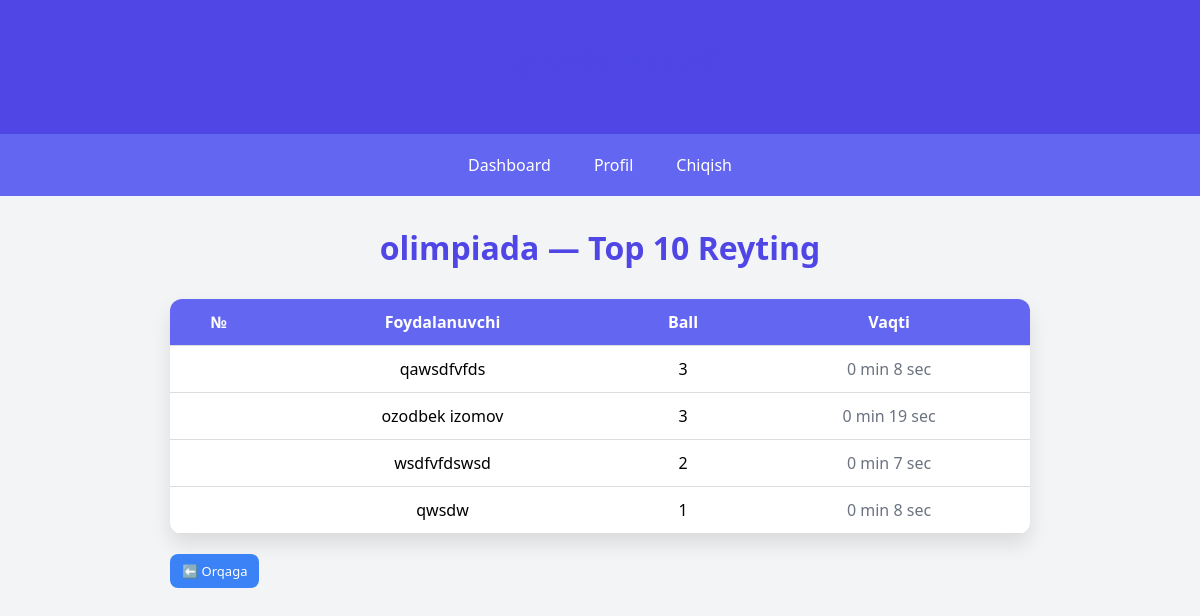
The app's page /student/test_ranking/2 with its own data.
### tables this page shows
CREATE TABLE tests (
            id INTEGER PRIMARY KEY AUTOINCREMENT,
            title TEXT NOT NULL,
            duration INTEGER NOT NULL,
            description TEXT NOT NULL,
            test_class INTEGER NOT NULL,
            start_time DATETIME NOT NULL,
            end_time DATETIME NOT NULL
        );

CREATE TABLE test_results (
        id INTEGER PRIMARY KEY AUTOINCREMENT,
        user_id INTEGER NOT NULL,          
        test_id INTEGER NOT NULL,          
        score INTEGER DEFAULT 0,           
        max_score INTEGER DEFAULT 0,      
        start_time DATETIME,              
        end_time DATETIME,
        completed BOOLEAN DEFAULT 0,                   
        FOREIGN KEY (user_id) REFERENCES users(id),
        FOREIGN KEY (test_id) REFERENCES tests(id)
    );

CREATE TABLE users (
            id INTEGER PRIMARY KEY AUTOINCREMENT,
            full_name TEXT NOT NULL,
            username TEXT NOT NULL UNIQUE,
            password TEXT NOT NULL,
            class_number integer NOT NULL,
            role TEXT NOT NULL,
            school_id INTEGER NOT NULL,
            FOREIGN KEY (school_id) REFERENCES schools(id)
        );

### routes/student.py (the view)
@bp.route("/test_ranking/<int:test_id>")
def test_ranking(test_id):
    with sqlite3.connect("database.db") as conn:
        conn.row_factory = sqlite3.Row
        test = conn.execute("SELECT * FROM tests WHERE id=?", (test_id,)).fetchone()
        if not test:
            flash("Test topilmadi!", "error")
            return redirect("/admin")
        rankings = conn.execute("""
            SELECT u.full_name, tr.score,
                   strftime('%s', tr.end_time) - strftime('%s', tr.start_time) as duration_seconds
            FROM test_results tr
            JOIN users u ON tr.user_id = u.id
            WHERE tr.test_id=? AND tr.completed=1
            ORDER BY tr.score DESC, duration_seconds ASC
            LIMIT 10
        """, (test_id,)).fetchall()
    return render_template("student/test_ranking.html", test=test, rankings=rankings)

### templates/student/test_ranking.html (shortened to what this page needs)
{% extends "base.html" %}
{% block content %}
</head>
<div class="container">
    <h1>{{ test.title }} — Top 10 Reyting</h1>
    {% if rankings %}
    <table>
        <thead>
            <tr>
                <th>№</th>
                <th>Foydalanuvchi</th>
                <th>Ball</th>
                <th>Vaqti</th>
            </tr>
        </thead>
        <tbody>
            {% for r in rankings %}
            <tr>
                <td class="rank">{{ r.rank }}</td>
                <td>{{ r.full_name }}</td>
                <td>{{ r.score }}</td>
                <td class="duration">{{ (r.duration_seconds // 60) }} min {{ (r.duration_seconds % 60) }} sec</td>
            </tr>
            {% endfor %}
        </tbody>
    </table>
    {% else %}
        <p style="text-align:center;">Bu testga hali natija yo‘q.</p>
    {% endif %}
    <a href="/student" class="button" >⬅️ Orqaga</a>
</div>
{% endblock %}

### templates/base.html (style rules this page uses)
body { font-family: 'Segoe UI', sans-serif; background: #f3f4f6; margin: 0; }
.container { max-width: 1100px; margin: 30px auto; padding: 0 20px; }
table { width: 100%; border-collapse: collapse; }
table th, table td { padding: 12px; border-bottom: 1px solid #ddd; }
table th { background: #6366f1; color: #fff; }
.button { padding: 6px 10px; border-radius: 6px; text-decoration: none; color: #fff; font-size: 13px; }

### templates/student/test_ranking.html (style rules this page uses)
body { font-family: 'Segoe UI', sans-serif; background: #f3f4f6; margin: 0; }
.container { max-width: 900px; margin: 30px auto; padding: 0 20px; }
h1 { text-align: center; color: #4f46e5; margin-bottom: 30px; }
table { width: 100%; border-collapse: collapse; background: #fff; border-radius: 12px; overflow: hidden; box-shadow: 0 10px 20px rgba(0,0,0,0.1); }
th, td { padding: 12px; border-bottom: 1px solid #ddd; text-align: center; }
th { background: #6366f1; color: white; }
.rank { font-weight: bold; color: #3b82f6; }
.duration { color: #6b7280; }
a.button { display: inline-block; margin-top: 20px; padding: 8px 12px; background: #3b82f6; color: #fff; border-radius: 8px; text-decoration: none; }

### records on screen
tests: title "olimpiada"
test_results: full_name "qawsdfvfds", score "3", duration_seconds "0", duration_seconds "8"
test_results: full_name "ozodbek izomov", score "3", duration_seconds "0", duration_seconds "19"
test_results: full_name "wsdfvfdswsd", score "2", duration_seconds "0", duration_seconds "7"
test_results: full_name "qwsdw", score "1", duration_seconds "0", duration_seconds "8"
